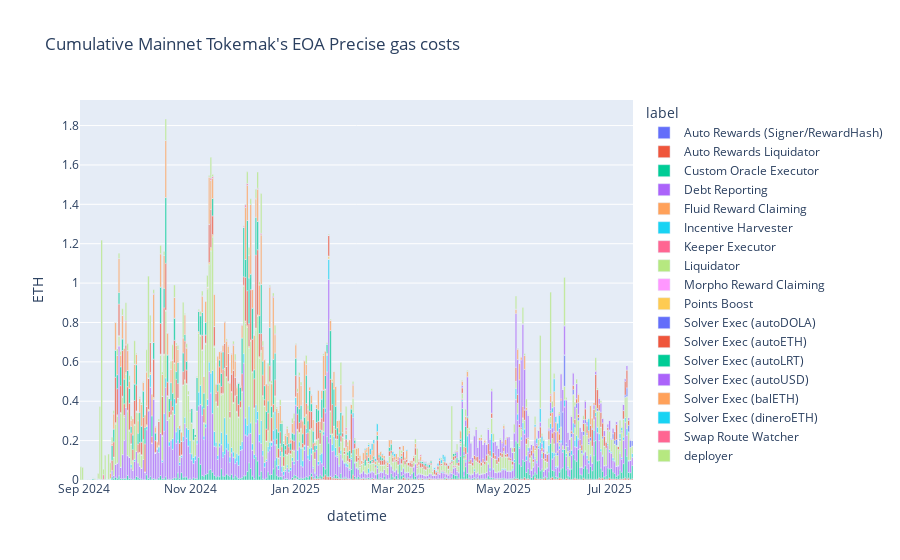

Source (notebook cell):
### Code cell
df2 = (
    full_tx_df.groupby(["label", "datetime"])["precise_gas_cost_in_eth"]
    .sum()
    .reset_index()
    .pivot(index="datetime", columns="label", values="precise_gas_cost_in_eth")
    .fillna(0)
    .resample("1D")
    .sum()
)
fig = px.bar(
    df2,
    title="Cumulative Mainnet Tokemak's EOA Precise gas costs",
)
fig.update_yaxes(title_text="ETH")
fig.show()

### Figure 1 — Plotly figure (JSON) as saved in the notebook; plotly's stock layout.template omitted (floating-point values rounded to 4 significant figures; data arrays with more than 128 entries replaced by an {"elided": "..."} marker saying what was removed)
{"data": [{"alignmentgroup": "True", "hovertemplate": "label=Auto Rewards (Signer/RewardHash)<br>datetime=%{x}<br>value=%{y}<extra></extra>", "legendgroup": "Auto Rewards (Signer/RewardHash)", "marker": {"color": "#636efa", "pattern": {"shape": ""}}, "name": "Auto Rewards (Signer/RewardHash)", "offsetgroup": "Auto Rewards (Signer/RewardHash)", "orientation": "v", "showlegend": true, "textposition": "auto", "type": "bar", "x": {"elided": "319 str values"}, "xaxis": "x", "y": {"elided": "319 float values"}, "yaxis": "y"}, {"alignmentgroup": "True", "hovertemplate": "label=Auto Rewards Liquidator<br>datetime=%{x}<br>value=%{y}<extra></extra>", "legendgroup": "Auto Rewards Liquidator", "marker": {"color": "#EF553B", "pattern": {"shape": ""}}, "name": "Auto Rewards Liquidator", "offsetgroup": "Auto Rewards Liquidator", "orientation": "v", "showlegend": true, "textposition": "auto", "type": "bar", "x": {"elided": "319 str values"}, "xaxis": "x", "y": {"elided": "319 float values"}, "yaxis": "y"}, {"alignmentgroup": "True", "hovertemplate": "label=Custom Oracle Executor<br>datetime=%{x}<br>value=%{y}<extra></extra>", "legendgroup": "Custom Oracle Executor", "marker": {"color": "#00cc96", "pattern": {"shape": ""}}, "name": "Custom Oracle Executor", "offsetgroup": "Custom Oracle Executor", "orientation": "v", "showlegend": true, "textposition": "auto", "type": "bar", "x": {"elided": "319 str values"}, "xaxis": "x", "y": {"elided": "319 float values"}, "yaxis": "y"}, {"alignmentgroup": "True", "hovertemplate": "label=Debt Reporting<br>datetime=%{x}<br>value=%{y}<extra></extra>", "legendgroup": "Debt Reporting", "marker": {"color": "#ab63fa", "pattern": {"shape": ""}}, "name": "Debt Reporting", "offsetgroup": "Debt Reporting", "orientation": "v", "showlegend": true, "textposition": "auto", "type": "bar", "x": {"elided": "319 str values"}, "xaxis": "x", "y": {"elided": "319 float values"}, "yaxis": "y"}, {"alignmentgroup": "True", "hovertemplate": "label=Fluid Reward Claiming<br>datetime=%{x}<br>value=%{y}<extra></extra>", "legendgroup": "Fluid Reward Claiming", "marker": {"color": "#FFA15A", "pattern": {"shape": ""}}, "name": "Fluid Reward Claiming", "offsetgroup": "Fluid Reward Claiming", "orientation": "v", "showlegend": true, "textposition": "auto", "type": "bar", "x": {"elided": "319 str values"}, "xaxis": "x", "y": {"elided": "319 float values"}, "yaxis": "y"}, {"alignmentgroup": "True", "hovertemplate": "label=Incentive Harvester<br>datetime=%{x}<br>value=%{y}<extra></extra>", "legendgroup": "Incentive Harvester", "marker": {"color": "#19d3f3", "pattern": {"shape": ""}}, "name": "Incentive Harvester", "offsetgroup": "Incentive Harvester", "orientation": "v", "showlegend": true, "textposition": "auto", "type": "bar", "x": {"elided": "319 str values"}, "xaxis": "x", "y": {"elided": "319 float values"}, "yaxis": "y"}, {"alignmentgroup": "True", "hovertemplate": "label=Keeper Executor<br>datetime=%{x}<br>value=%{y}<extra></extra>", "legendgroup": "Keeper Executor", "marker": {"color": "#FF6692", "pattern": {"shape": ""}}, "name": "Keeper Executor", "offsetgroup": "Keeper Executor", "orientation": "v", "showlegend": true, "textposition": "auto", "type": "bar", "x": {"elided": "319 str values"}, "xaxis": "x", "y": {"elided": "319 float values"}, "yaxis": "y"}, {"alignmentgroup": "True", "hovertemplate": "label=Liquidator<br>datetime=%{x}<br>value=%{y}<extra></extra>", "legendgroup": "Liquidator", "marker": {"color": "#B6E880", "pattern": {"shape": ""}}, "name": "Liquidator", "offsetgroup": "Liquidator", "orientation": "v", "showlegend": true, "textposition": "auto", "type": "bar", "x": {"elided": "319 str values"}, "xaxis": "x", "y": {"elided": "319 float values"}, "yaxis": "y"}, {"alignmentgroup": "True", "hovertemplate": "label=Morpho Reward Claiming<br>datetime=%{x}<br>value=%{y}<extra></extra>", "legendgroup": "Morpho Reward Claiming", "marker": {"color": "#FF97FF", "pattern": {"shape": ""}}, "name": "Morpho Reward Claiming", "offsetgroup": "Morpho Reward Claiming", "orientation": "v", "showlegend": true, "textposition": "auto", "type": "bar", "x": {"elided": "319 str values"}, "xaxis": "x", "y": {"elided": "319 float values"}, "yaxis": "y"}, {"alignmentgroup": "True", "hovertemplate": "label=Points Boost<br>datetime=%{x}<br>value=%{y}<extra></extra>", "legendgroup": "Points Boost", "marker": {"color": "#FECB52", "pattern": {"shape": ""}}, "name": "Points Boost", "offsetgroup": "Points Boost", "orientation": "v", "showlegend": true, "textposition": "auto", "type": "bar", "x": {"elided": "319 str values"}, "xaxis": "x", "y": {"elided": "319 float values"}, "yaxis": "y"}, {"alignmentgroup": "True", "hovertemplate": "label=Solver Exec (autoDOLA)<br>datetime=%{x}<br>value=%{y}<extra></extra>", "legendgroup": "Solver Exec (autoDOLA)", "marker": {"color": "#636efa", "pattern": {"shape": ""}}, "name": "Solver Exec (autoDOLA)", "offsetgroup": "Solver Exec (autoDOLA)", "orientation": "v", "showlegend": true, "textposition": "auto", "type": "bar", "x": {"elided": "319 str values"}, "xaxis": "x", "y": {"elided": "319 float values"}, "yaxis": "y"}, {"alignmentgroup": "True", "hovertemplate": "label=Solver Exec (autoETH)<br>datetime=%{x}<br>value=%{y}<extra></extra>", "legendgroup": "Solver Exec (autoETH)", "marker": {"color": "#EF553B", "pattern": {"shape": ""}}, "name": "Solver Exec (autoETH)", "offsetgroup": "Solver Exec (autoETH)", "orientation": "v", "showlegend": true, "textposition": "auto", "type": "bar", "x": {"elided": "319 str values"}, "xaxis": "x", "y": {"elided": "319 float values"}, "yaxis": "y"}, {"alignmentgroup": "True", "hovertemplate": "label=Solver Exec (autoLRT)<br>datetime=%{x}<br>value=%{y}<extra></extra>", "legendgroup": "Solver Exec (autoLRT)", "marker": {"color": "#00cc96", "pattern": {"shape": ""}}, "name": "Solver Exec (autoLRT)", "offsetgroup": "Solver Exec (autoLRT)", "orientation": "v", "showlegend": true, "textposition": "auto", "type": "bar", "x": {"elided": "319 str values"}, "xaxis": "x", "y": {"elided": "319 float values"}, "yaxis": "y"}, {"alignmentgroup": "True", "hovertemplate": "label=Solver Exec (autoUSD)<br>datetime=%{x}<br>value=%{y}<extra></extra>", "legendgroup": "Solver Exec (autoUSD)", "marker": {"color": "#ab63fa", "pattern": {"shape": ""}}, "name": "Solver Exec (autoUSD)", "offsetgroup": "Solver Exec (autoUSD)", "orientation": "v", "showlegend": true, "textposition": "auto", "type": "bar", "x": {"elided": "319 str values"}, "xaxis": "x", "y": {"elided": "319 float values"}, "yaxis": "y"}, {"alignmentgroup": "True", "hovertemplate": "label=Solver Exec (balETH)<br>datetime=%{x}<br>value=%{y}<extra></extra>", "legendgroup": "Solver Exec (balETH)", "marker": {"color": "#FFA15A", "pattern": {"shape": ""}}, "name": "Solver Exec (balETH)", "offsetgroup": "Solver Exec (balETH)", "orientation": "v", "showlegend": true, "textposition": "auto", "type": "bar", "x": {"elided": "319 str values"}, "xaxis": "x", "y": {"elided": "319 float values"}, "yaxis": "y"}, {"alignmentgroup": "True", "hovertemplate": "label=Solver Exec (dineroETH)<br>datetime=%{x}<br>value=%{y}<extra></extra>", "legendgroup": "Solver Exec (dineroETH)", "marker": {"color": "#19d3f3", "pattern": {"shape": ""}}, "name": "Solver Exec (dineroETH)", "offsetgroup": "Solver Exec (dineroETH)", "orientation": "v", "showlegend": true, "textposition": "auto", "type": "bar", "x": {"elided": "319 str values"}, "xaxis": "x", "y": {"elided": "319 float values"}, "yaxis": "y"}, {"alignmentgroup": "True", "hovertemplate": "label=Swap Route Watcher<br>datetime=%{x}<br>value=%{y}<extra></extra>", "legendgroup": "Swap Route Watcher", "marker": {"color": "#FF6692", "pattern": {"shape": ""}}, "name": "Swap Route Watcher", "offsetgroup": "Swap Route Watcher", "orientation": "v", "showlegend": true, "textposition": "auto", "type": "bar", "x": {"elided": "319 str values"}, "xaxis": "x", "y": {"elided": "319 float values"}, "yaxis": "y"}, {"alignmentgroup": "True", "hovertemplate": "label=deployer<br>datetime=%{x}<br>value=%{y}<extra></extra>", "legendgroup": "deployer", "marker": {"color": "#B6E880", "pattern": {"shape": ""}}, "name": "deployer", "offsetgroup": "deployer", "orientation": "v", "showlegend": true, "textposition": "auto", "type": "bar", "x": {"elided": "319 str values"}, "xaxis": "x", "y": {"elided": "319 float values"}, "yaxis": "y"}], "layout": {"barmode": "relative", "legend": {"title": {"text": "label"}, "tracegroupgap": 0}, "title": {"text": "Cumulative Mainnet Tokemak's EOA Precise gas costs"}, "xaxis": {"anchor": "y", "domain": [0, 1], "title": {"text": "datetime"}}, "yaxis": {"anchor": "x", "domain": [0, 1], "title": {"text": "ETH"}}}}
